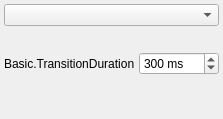
  <widget class="OBSDock" name="transitionsDock">
   <property name="features">
    <set>QDockWidget::AllDockWidgetFeatures</set>
   </property>
   <property name="windowTitle">
    <string>Basic.SceneTransitions</string>
   </property>
   <attribute name="dockWidgetArea">
    <number>8</number>
   </attribute>
   <widget class="QWidget" name="dockWidgetContents_5">
    <layout class="QVBoxLayout" name="verticalLayout_3">
     <property name="leftMargin">
      <number>4</number>
     </property>
     <property name="topMargin">
      <number>4</number>
     </property>
     <property name="rightMargin">
      <number>4</number>
     </property>
     <property name="bottomMargin">
      <number>4</number>
     </property>
     <item>
      <widget class="QWidget" name="transitionsContainer" native="true">
       <layout class="QVBoxLayout" name="verticalLayout_2">
        <property name="spacing">
         <number>2</number>
        </property>
        <property name="leftMargin">
         <number>0</number>
        </property>
        <property name="topMargin">
         <number>0</number>
        </property>
        <property name="rightMargin">
         <number>0</number>
        </property>
        <property name="bottomMargin">
         <number>0</number>
        </property>
        <item>
         <widget class="QComboBox" name="transitions">
          <property name="minimumSize">
           <size>
            <width>120</width>
            <height>0</height>
           </size>
          </property>
          <property name="accessibleName">
           <string>Transition</string>
          </property>
         </widget>
        </item>
        <item>
         <layout class="QHBoxLayout" name="horizontalLayout_4">
          <property name="spacing">
           <number>4</number>
          </property>
          <item>
           <spacer name="horizontalSpacer">
            <property name="orientation">
             <enum>Qt::Horizontal</enum>
            </property>
            <property name="sizeType">
             <enum>QSizePolicy::Expanding</enum>
            </property>
            <property name="sizeHint" stdset="0">
             <size>
              <width>40</width>
              <height>20</height>
             </size>
            </property>
           </spacer>
          </item>
          <item>
           <widget class="QPushButton" name="transitionAdd">
            <property name="sizePolicy">
             <sizepolicy hsizetype="Maximum" vsizetype="Maximum">
              <horstretch>0</horstretch>
              <verstretch>0</verstretch>
             </sizepolicy>
            </property>
            <property name="maximumSize">
             <size>
              <width>22</width>
              <height>22</height>
             </size>
            </property>
            <property name="toolTip">
             <string>Basic.AddTransition</string>
            </property>
            <property name="accessibleName">
             <string>Basic.AddTransition</string>
            </property>
            <property name="text">
             <string notr="true"/>
            </property>
            <property name="icon">
             <iconset>
              <normaloff>:/res/images/add.png</normaloff>:/res/images/add.png</iconset>
            </property>
            <property name="flat">
             <bool>true</bool>
            </property>
            <property name="themeID" stdset="0">
             <string notr="true">addIconSmall</string>
            </property>
           </widget>
          </item>
          <item>
           <widget class="QPushButton" name="transitionRemove">
            <property name="sizePolicy">
             <sizepolicy hsizetype="Maximum" vsizetype="Maximum">
              <horstretch>0</horstretch>
              <verstretch>0</verstretch>
             </sizepolicy>
            </property>
            <property name="maximumSize">
             <size>
              <width>22</width>
              <height>22</height>
             </size>
            </property>
            <property name="toolTip">
             <string>Basic.RemoveTransition</string>
            </property>
            <property name="accessibleName">
             <string>Basic.RemoveTransition</string>
            </property>
            <property name="text">
             <string notr="true"/>
            </property>
            <property name="icon">
             <iconset>
              <normaloff>:/res/images/list_remove.png</normaloff>:/res/images/list_remove.png</iconset>
            </property>
            <property name="flat">
             <bool>true</bool>
            </property>
            <property name="themeID" stdset="0">
             <string notr="true">removeIconSmall</string>
            </property>
           </widget>
          </item>
          <item>
           <widget class="QPushButton" name="transitionProps">
            <property name="sizePolicy">
             <sizepolicy hsizetype="Maximum" vsizetype="Maximum">
              <horstretch>0</horstretch>
              <verstretch>0</verstretch>
             </sizepolicy>
            </property>
            <property name="maximumSize">
             <size>
              <width>22</width>
              <height>22</height>
             </size>
            </property>
            <property name="toolTip">
             <string>Basic.TransitionProperties</string>
            </property>
            <property name="accessibleName">
             <string>Basic.TransitionProperties</string>
            </property>
            <property name="text">
             <string notr="true"/>
            </property>
            <property name="icon">
             <iconset>
              <normaloff>:/res/images/configuration21_16.png</normaloff>:/res/images/configuration21_16.png</iconset>
            </property>
            <property name="flat">
             <bool>true</bool>
            </property>
            <property name="themeID" stdset="0">
             <string notr="true">configIconSmall</string>
            </property>
           </widget>
          </item>
         </layout>
        </item>
        <item>
         <layout class="QHBoxLayout" name="horizontalLayout_3">
          <property name="spacing">
           <number>4</number>
          </property>
          <item>
           <widget class="QLabel" name="transitionDurationLabel">
            <property name="sizePolicy">
             <sizepolicy hsizetype="Maximum" vsizetype="Preferred">
              <horstretch>0</horstretch>
              <verstretch>0</verstretch>
             </sizepolicy>
            </property>
            <property name="text">
             <string>Basic.TransitionDuration</string>
            </property>
            <property name="buddy">
             <cstring>transitionDuration</cstring>
            </property>
           </widget>
          </item>
          <item>
           <widget class="QSpinBox" name="transitionDuration">
            <property name="accessibleName">
             <string>Basic.TransitionDuration</string>
            </property>
            <property name="suffix">
             <string> ms</string>
            </property>
            <property name="minimum">
             <number>2</number>
            </property>
            <property name="maximum">
             <number>10000</number>
            </property>
            <property name="singleStep">
             <number>50</number>
            </property>
            <property name="value">
             <number>300</number>
            </property>
           </widget>
          </item>
         </layout>
        </item>
        <item>
         <spacer name="verticalSpacer">
          <property name="orientation">
           <enum>Qt::Vertical</enum>
          </property>
          <property name="sizeHint" stdset="0">
           <size>
            <width>20</width>
            <height>40</height>
           </size>
          </property>
         </spacer>
        </item>
       </layout>
      </widget>
     </item>
    </layout>
   </widget>
  </widget>
